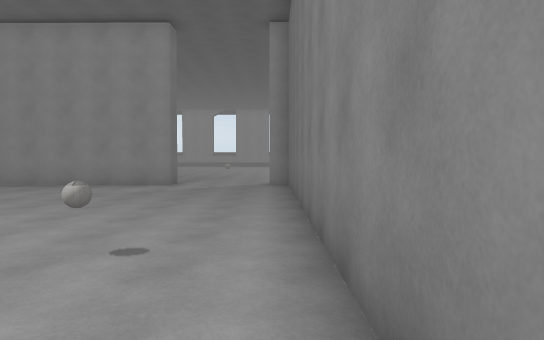
[1] (above)

21 first-person views from a walk through a Unity game level. The camera is 1.5 m above the floor, tilts 2° down and sees 75° across. The floor is counted in squares, 1.71 m on a side. Each view is taken from the middle of a square. On the plan, view 1 faces up. The plan holds only what a view shows up to about 12 squares ahead; the rest is blank. The place goes on beyond the plan. The player is left out. Some surface patterns are stand-ins.

[2]
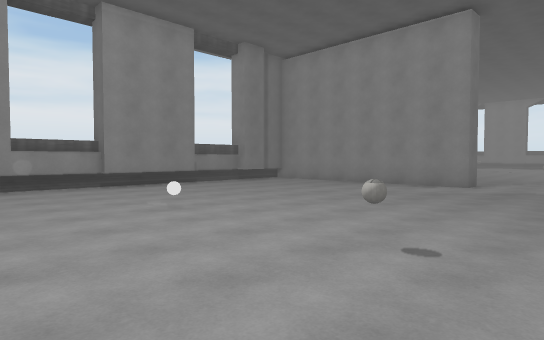

[3]
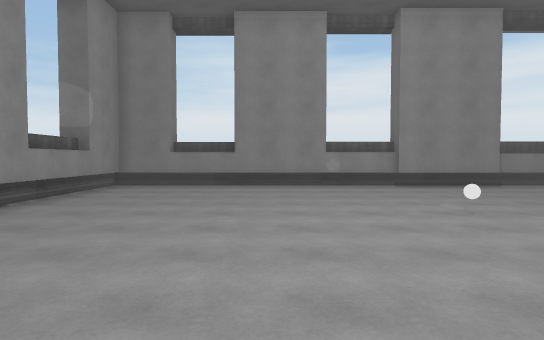

[4]
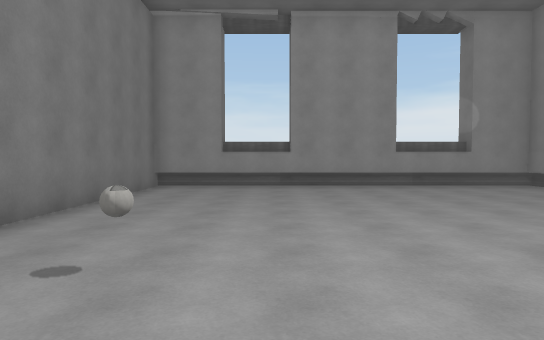

[5]
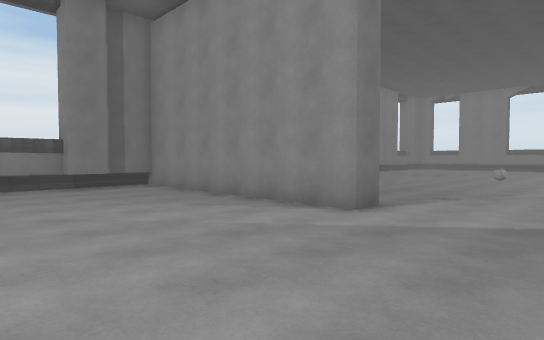

[6]
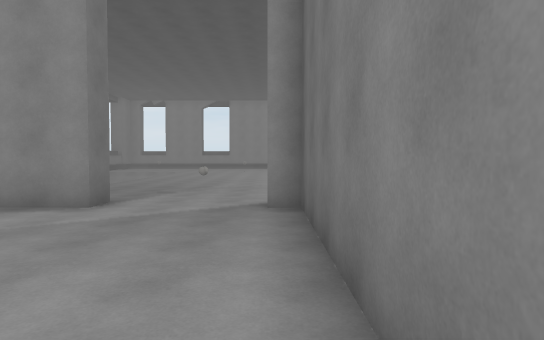

[7]
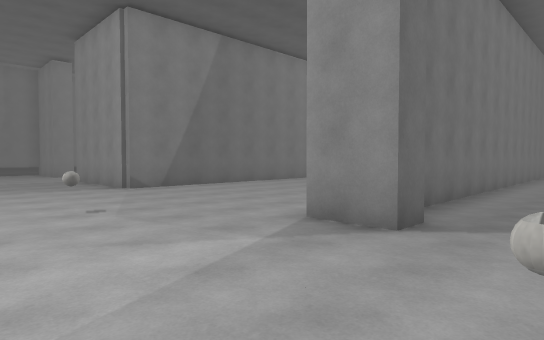

[8]
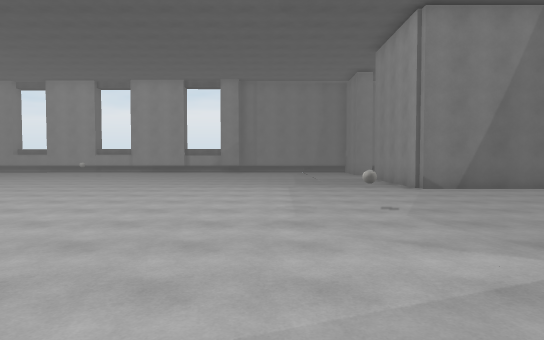

[9]
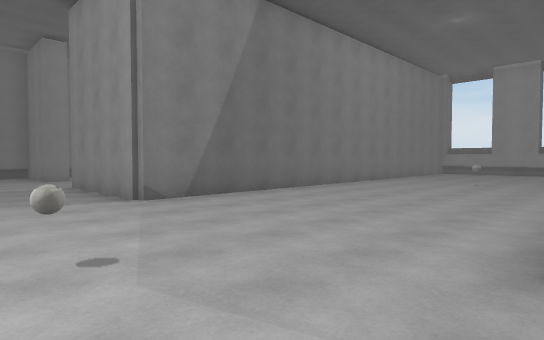

[10]
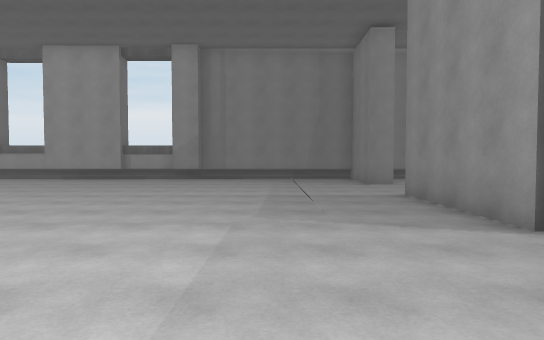

[11]
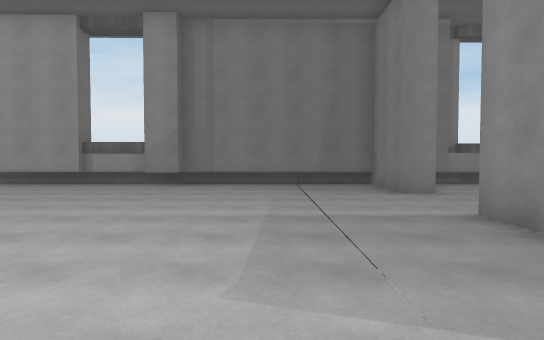

[12]
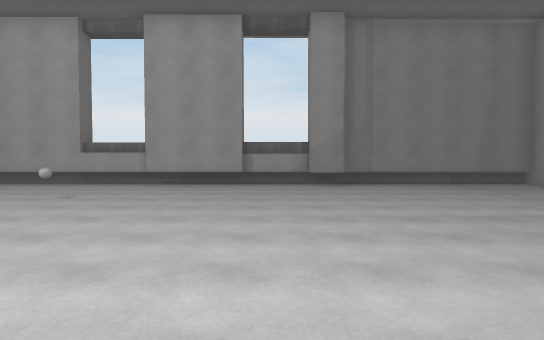

[13]
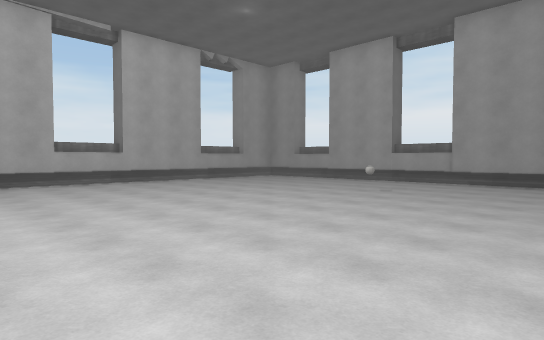

[14]
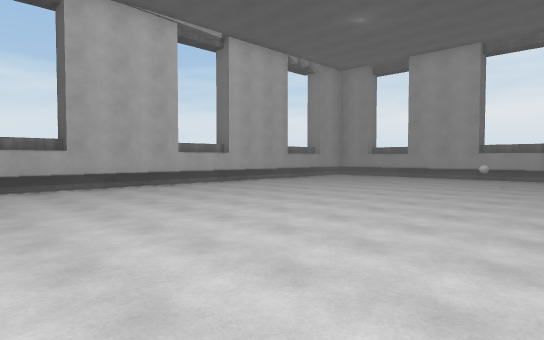

[15]
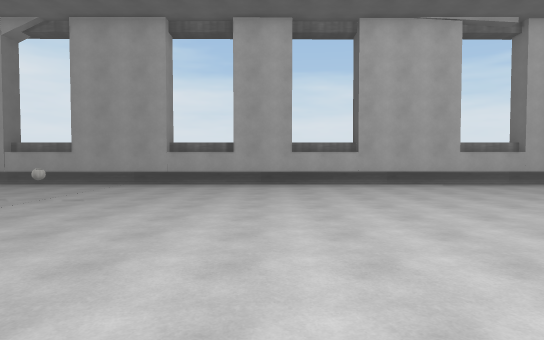

[16]
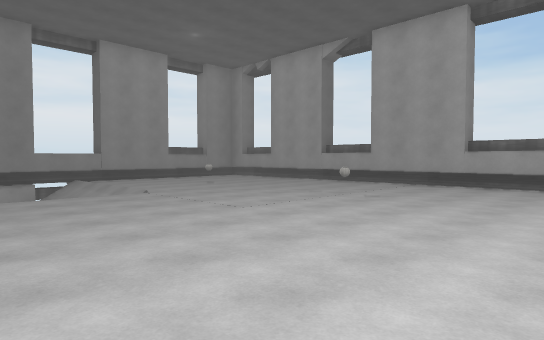

[17]
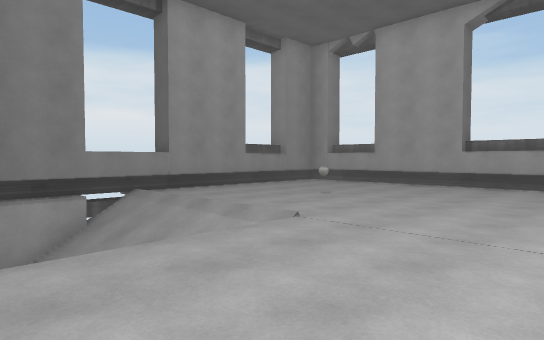

[18]
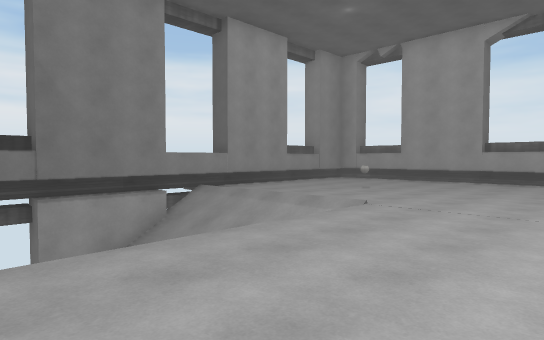

[19]
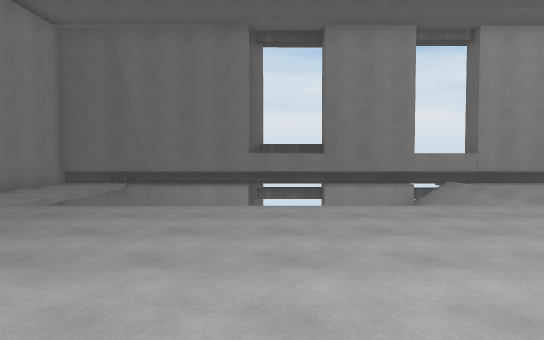

[20]
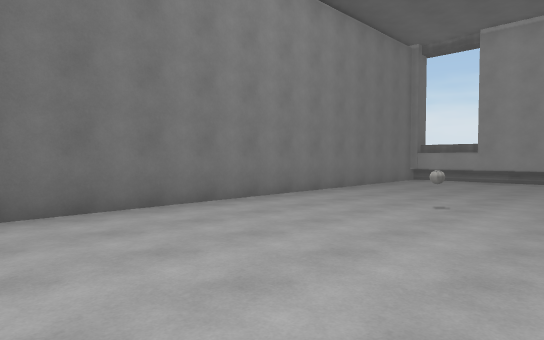

[21]
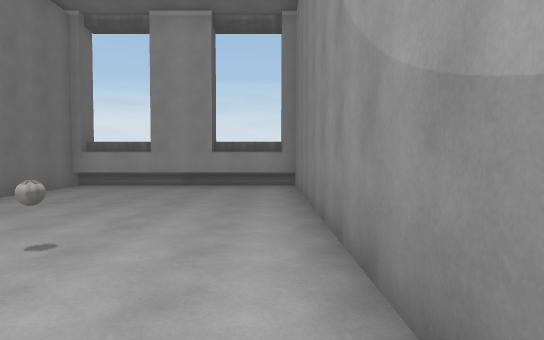

### Floor plan
Points are (right, up) in squares from view 1. A wall is a line through its corners. A room is listed if a view was taken in it or the views show most of it. See-through windows are left out.
Room 1 (views 1, 2, 3, 4, 5, 6)
walls: (-10.6, 3.8) (-10.6, -4.6) (0.5, -4.6); (-10.4, 6.8) (-10.4, 3.6); (-3.2, 11.2) (-11.1, 11.3); (-10.2, 9.9) (-10.2, 8.8) (-10.7, 8.8) (-10.6, 6.8); (0.5, -4.9) (0.5, 11.2) (-0.1, 11.2); (-10.7, 11.3) (-10.7, 9.9)
low walls: (-11, 9.1) (-11, -4.9) (0.5, -4.9); (-11.1, 11.3) (-11.1, 9.1)
ways out: opening at (-2, 11.7) to room 2
objects: white ball (-6, 3); ball (-2, 3)
Room 2 (views 7, 8, 9, 10, 11, 12, 13, 14, 15, 16, 17, 18, 19, 20, 21)
walls: (-0.1, 11.2) (-0.1, 11.9) (1.4, 11.9); (-3.2, 12) (-3.2, 11.2); (17.9, 20.9) (17.8, 23.9); (15.6, 11) (15.6, 11.8) (18.5, 11.8); (1.3, 5.1) (1.3, -4.6) (8, -4.6); (18.2, 18.8) (18.2, 21); (18.2, 23.9) (18.2, 28.5); (11.6, 32.1) (-8, 32); (-10.7, 14.3) (-10.7, 12); (-10.7, 23.8) (-10.7, 20.8); (18.2, 11.8) (18.2, 17.8) (17.7, 17.8) (17.7, 18.9); (-10.9, 12) (-8.1, 12); (-10.8, 29.3) (-10.7, 23.9); (-11.2, 28.8) (-11.2, 23.1); (7.9, -4.9) (7.9, 11.9) (12.4, 11.8)
low walls: (11.9, 32.4) (-7.6, 32.3); (-11, 24.4) (-11, 23.7); (18.5, 11.8) (18.4, 27.2); (18.4, 27.4) (18.4, 28.8); (1.3, -4.9) (7.9, -4.9)
ways out: opening at (-2, 11.7) to room 1; opening at (14, 10.7); gap at (-11, 21)
objects: other object (-7, 28); ball (-2, 14); other object (-2, 28); ball (4, 3); ball (4, 14); other object (15, 25)

Where each view was taken, in squares from view 1:
view 1: 0 up, 0 right, facing up
view 2: 0 up, 0 right, facing up-left
view 3: 0 up, 0 right, facing left
view 4: 6 up, 3 left, facing down
view 5: 6 up, 0 right, facing up-left
view 6: 5 up, 0 right, facing up
view 7: 16 up, 2 left, facing down-right
view 8: 16 up, 2 left, facing right
view 9: 15 up, 1 right, facing down-right
view 10: 15 up, 4 right, facing right
view 11: 15 up, 7 right, facing right
view 12: 20 up, 7 right, facing right
view 13: 20 up, 6 right, facing up-right
view 14: 22 up, 3 right, facing up-right
view 15: 21 up, 3 right, facing up
view 16: 21 up, 3 right, facing up-left
view 17: 21 up, 2 left, facing up-left
view 18: 19 up, 2 left, facing up-left
view 19: 19 up, 1 right, facing left
view 20: 9 up, 2 right, facing down-right
view 21: 6 up, 2 right, facing down
